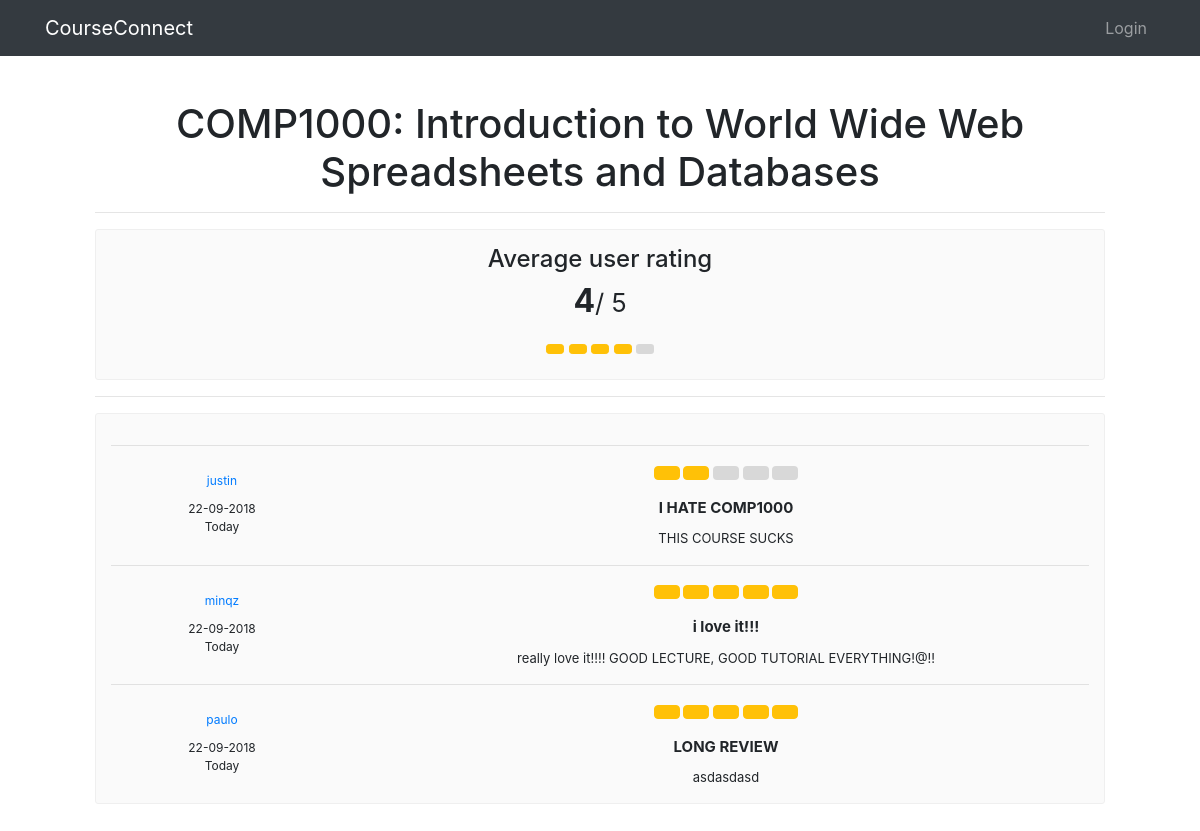
The page /course/1 on the database its author committed.
### dan/models.py (models this page shows, shortened)
class Course(db.Model):
    __tablename__ = "course"
    id = db.Column(db.Integer, primary_key=True)
    name = db.Column(db.String(64), nullable=False, unique=False)
    code = db.Column(db.String(16), nullable=False, unique=True)
    rating = db.Column(db.Integer)
    reviews = db.relationship('CourseReview', backref='course', lazy=True)

class CourseReview(db.Model):
    __tablename__ = "coursereview"
    id = db.Column(db.Integer, primary_key=True)
    course_id = db.Column(db.Integer, db.ForeignKey('course.id'))
    user_id = db.Column(db.Integer, db.ForeignKey('user.id'))
    title = db.Column(db.String(128))
    review = db.Column(db.String(128))
    rating = db.Column(db.Integer)
    date = db.Column(db.DateTime, nullable=True)
    user_grade = db.Column(db.Integer)

class User(UserMixin, db.Model):
    __tablename__ = "user"
    id = db.Column(db.Integer, primary_key=True)
    username = db.Column(db.String(128), nullable=False, unique=True)
    email = db.Column(db.String(128), nullable=False, unique=True)
    password_hash = db.Column(db.String(128))
    reviews = db.relationship('CourseReview', backref='user', lazy=True)

### dan/views.py (the view)
@app.route('/course/<int:course_id>')
def course(course_id):
    course = Course.query.get(course_id)
    return render_template('course.html', course=course)

### dan/templates/course.html (shortened to what this page needs)
{% extends "layout.html" %}
{% block content %}
    <h1>{{ course.code }}: {{ course.name }}</h1>
    <hr>
    <div class="row">
        <div class="col-sm-12">
            <div class="rating-block">
                <h4>Average user rating</h4>
                <h2 class="bold padding-bottom-7">{{course.rating }}<small>/ 5</small></h2>
                {% for i in range(course.rating|int) %}
                <button type="button" class="btn btn-warning btn-sm" aria-label="Left Align">
                </button>
                {% endfor %}
                {% for i in range(5-course.rating|int) %}
                <button type="button" class="btn btn-default btn-grey btn-sm" aria-label="Left Align">
                </button>
                {% endfor %}
            </div>
        </div>
    </div>
    <div class="row">
        <div class="col-sm-12">
            <hr/>
            <div class="review-block">
                {% for review in course.reviews %}
                <hr/>
                <div class="row">
                    <div class="col-sm-3">
                        <div class="review-block-name"><a href="{{url_for('profile_user', user_id=review.user_id)}}">{{review.user.username}}</a></div>
                        <div class="review-block-date">{{review.date.strftime("%d-%m-%Y")}}<br/>Today</div>
                    </div>
                    <div class="col-sm-9">
                        <div class="review-block-rate">
                            {% for i in range(review.rating|int) %}
                            <button type="button" class="btn btn-warning btn-xs" aria-label="Left Align">
                            </button>
                            {% endfor %}
                            {% for i in range(5-review.rating|int) %}
                            <button type="button" class="btn btn-default btn-grey btn-xs" aria-label="Left Align">
                            </button>
                            {% endfor %}
                        </div>
                        <div class="review-block-title">{{review.title}}</div>
                        <div id="w74" class="review-block-description">{{review.review}}</div>
                    </div>
                </div>
                {% endfor %}
            </div>
        </div>
    </div>
{% endblock %}

### dan/static/css/main.css (style rules this page uses)
:root { --input-padding-x: 0.75rem; --input-padding-y: 0.75rem; }
#w74 { word-wrap: break-word; }

### dan/static/css/card.css (style rules this page uses)
html { background-image: linear-gradient(to bottom right, white, #9f9f9f); height: 100%; }
body { text-align: center; padding: 5rem; }

### dan/static/css/review.css (style rules this page uses)
body { padding-top: 70px; }
.btn-grey { background-color:#D8D8D8; color:#FFF; }
.rating-block { background-color:#FAFAFA; border:1px solid #EFEFEF; padding:15px 15px 20px 15px; border-radius:3px; }
.bold { font-weight:700; }
.padding-bottom-7 { padding-bottom:7px; }
.review-block { background-color:#FAFAFA; border:1px solid #EFEFEF; padding:15px; border-radius:3px; margin-bottom:15px; }
.review-block-name { font-size:12px; margin:10px 0; }
.review-block-date { font-size:12px; }
.review-block-rate { font-size:13px; margin-bottom:15px; }
.review-block-title { font-size:15px; font-weight:700; margin-bottom:10px; }
.review-block-description { font-size:13px; }

### rows shown on the page
Course: code "COMP1000", name "Introduction to World Wide Web Spreadsheets and Databases", rating "4"
CourseReview: user.username "justin", date "22-09-2018", rating 2 (drawn), title "I HATE COMP1000", review "THIS COURSE SUCKS"
CourseReview: user.username "minqz", date "22-09-2018", rating 5 (drawn), title "i love it!!!", review "really love it!!!! GOOD LECTURE, GOOD TUTORIAL EVERYTHING!@!!"
CourseReview: user.username "paulo", date "22-09-2018", rating 5 (drawn), title "LONG REVIEW", review "asdasdasd"
